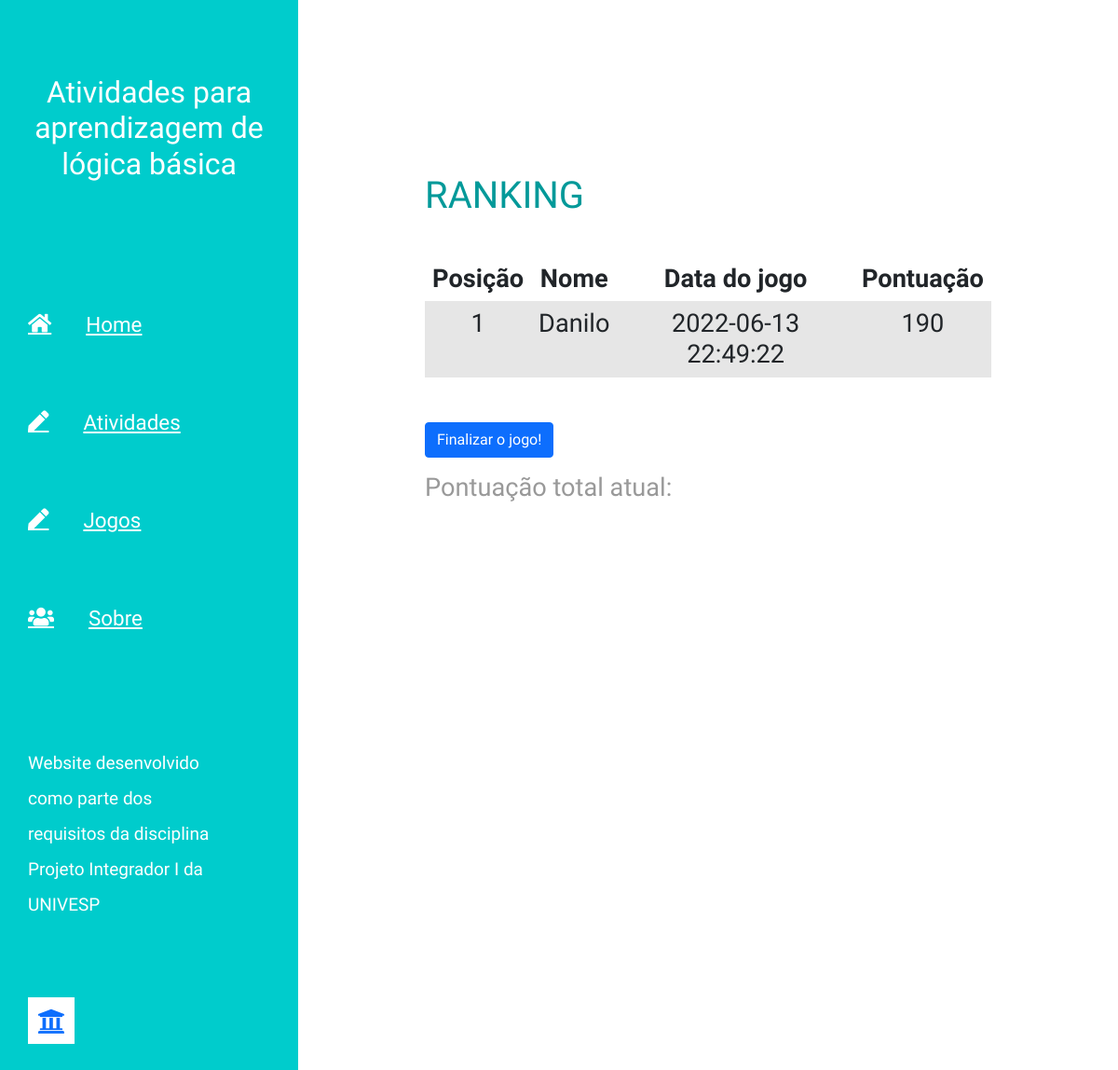
Page /resultados on the earlier database version.
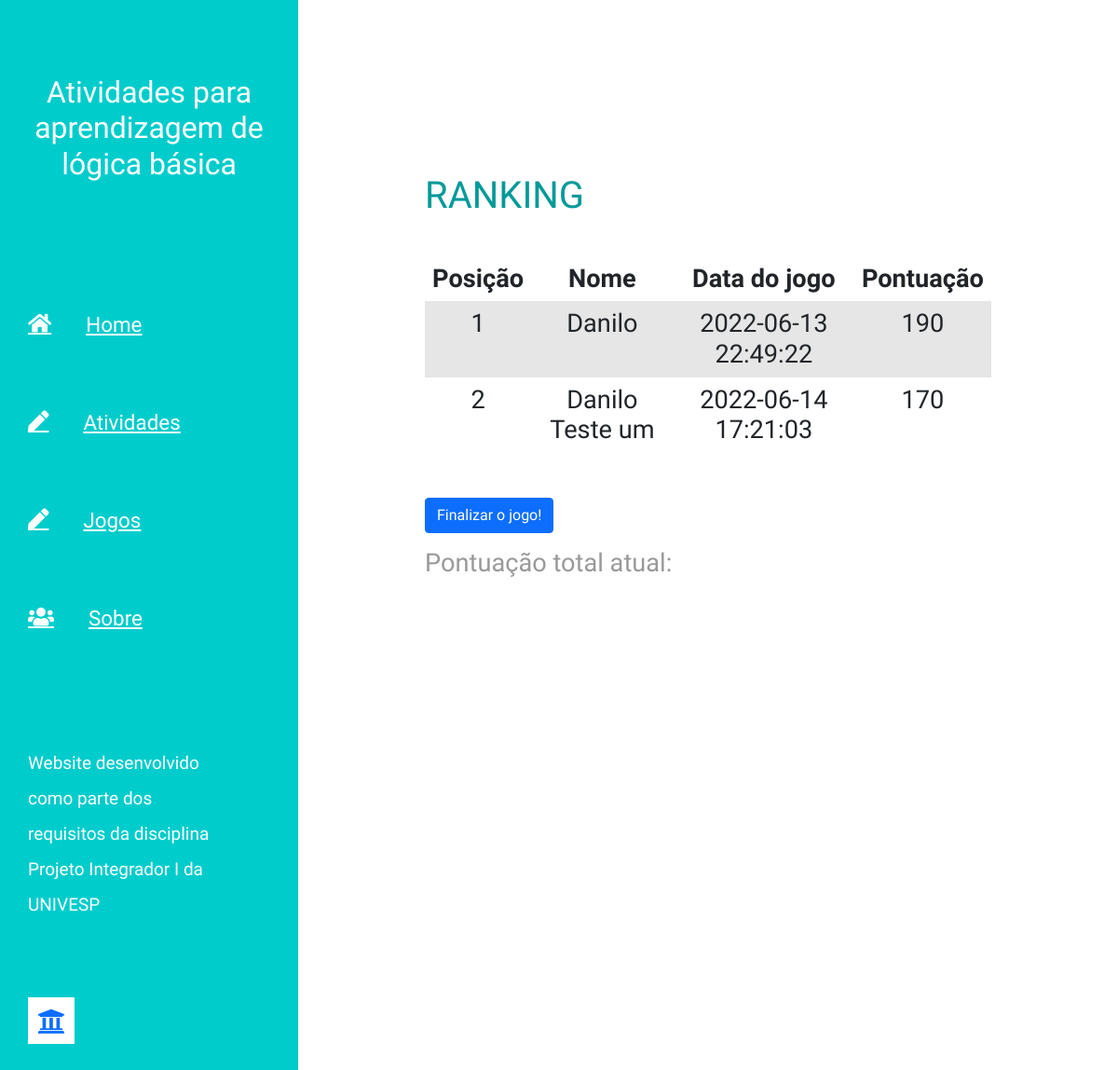
Same page on the later database version.
### tables this page shows
CREATE TABLE ranking (
    id INTEGER PRIMARY KEY AUTOINCREMENT,
    created TIMESTAMP NOT NULL DEFAULT CURRENT_TIMESTAMP,
    apelido VARCHAR(255) NOT NULL,
    pontuacao INTEGER NOT NULL
);

### app.py (the view)
@app.route('/resultados', methods=('GET', 'POST'))
def resultados():
    if request.method == 'POST':
        title = request.form['resposta']
        if title == "Fim":
            return redirect(url_for('index'))
        else:
            return redirect(url_for('index'))
    rows = ranking()
    return render_template('resultados.html', rows = rows)

### app.py (called while the page is built)
def ranking():
    connection = sqlite3.connect('meusTestesDanilo.db')
    with open('meusTestesDanilo.sql') as f:
        connection.executescript(f.read())
    cur = connection.cursor()
    cur.execute("SELECT * FROM ranking ORDER BY pontuacao DESC;")
    rows = cur.fetchall()
    connection.commit()
    connection.close()
    return rows

### templates/resultados.html (shortened to what this page needs)
{% extends 'base.html' %}
{% block content %}
<h1>{% block title %} RANKING {% endblock %}</h1>
<br>
    <table class="table table-striped table-responsive table-borderless">
        <thead class="thead-default">
            <tr>
                <th>Posição </th>
                <th>Nome</th>
                <th>Data do jogo </th>
                <th>Pontuação </th>
            </tr>
        </thead>
        <tbody>
    {% for row in rows %}
                <tr>
                    <td>{{ loop.index }}</td>
                    <td>{{ row[2] }} </td>
                    <td>{{ row[1] }}</td>
                    <td>{{ row[3] }}</td>
                </tr>
    {% endfor %}
        </tbody>
    </table>
<br>
<form method="post">
    <div class="form-group">
        <button type="number" class="btn btn-primary">Finalizar o jogo!</button>
    </div>
</form>
<p>Pontuação total atual: {{pontuacao}} </p>
{% endblock %}

### templates/base.html (shortened to what this page needs)
<!doctype html>
<html lang="en">
  <head>
    <link rel="stylesheet" href="static/fontawesome/css/all.min.css">
    <link href="static/css/bootstrap.min.css" rel="stylesheet">
    <link href="static/css/bootstrap.css" rel="stylesheet">
    <link href="static/css/templatemo-xtra-blog.css" rel="stylesheet">
  </head>
  <body>
    <header class="tm-header" id="tm-header">
        <div class="tm-header-wrapper">
            <div class="tm-site-header">
                <h2 class="text-center"> Atividades para aprendizagem de lógica básica</h2>
            </div>
            <nav class="tm-nav" id="tm-nav">
                <ul>
                    <li class="tm-nav-item"><a href="index.html" class="tm-nav-link">
                        <i class="fas fa-home"></i>
                        Home
                    </a></li>
                    <li class="tm-nav-item"><a href="Apresentacao" class="tm-nav-link">
                        <i class="fas fa-pen"></i>
                        Atividades
                    </a></li>
                    <li class="tm-nav-item"><a href="jogos.html" class="tm-nav-link">
                        <i class="fas fa-pen"></i>
                        Jogos
                    </a></li>
                    <li class="tm-nav-item"><a href="about.html" class="tm-nav-link">
                        <i class="fas fa-users"></i>
                        Sobre
                    </a></li>
                </ul>
            </nav>
            <p class="tm-mb-80 pr-5 text-white">
                Website desenvolvido como parte dos requisitos da disciplina Projeto Integrador I da UNIVESP
            <div class="tm-mb-65">
                <a rel="nofollow" href="https://univesp.br/" class="tm-social-link">
                    <i class="fa fa-university fa-lg" aria-hidden="true"></i>
                </a>
            </div>
            </p>
        </div>
    </header>
    <div class="container-fluid">
        <main class="tm-main">
            <div class="row tm-row">
                <article class="col-12">
                    <h4 class="tm-pt-30 tm-color-primary tm-post-title">
                    </h4>
                </article>
                <article class="col-12">
                        <h2 class="tm-pt-30 tm-color-primary tm-post-title">
                        </h2>
                </article>
                <article class="col-12">
                        <h2 class="tm-pt-30 tm-color-primary tm-post-title">
                            <div class="container">
                                {% block content %} {% endblock %}
                            </div>
                        </h2>
                </article>
            </div>
        </main>
    </div>
  </body>
</html>

### static/css/templatemo-xtra-blog.css (style rules this page uses)
html { overflow-x: hidden; }
body { margin: 0; padding: 0; font-family: 'Source Sans Pro', sans-serif; font-size: 19px; line-height: 2em; overflow-x: hidden; }
p, span { color: #999; }
.tm-header { background-color: #0CC; color: white; position: fixed; top: 0; left: 0; bottom: 0; z-index: 100; width: 400px; overflow-y: visible; }
.tm-header-wrapper { overflow-y: scroll; scrollbar-width: none; -ms-overflow-style: none; padding: 30px; width: 100%; height: 100%; }
.tm-site-header { margin-top: 50px; margin-bottom: 115px; }
.tm-main { margin-left: 400px; padding: 80px 100px 25px; }
.tm-row { max-width: 980px; justify-content: space-between; }
.tm-nav { margin-bottom: 100px; }
.tm-nav-item { list-style: none; margin-bottom: 30px; }
.tm-nav-link { color: white; background-color: transparent; height: 75px; width: 100%; max-width: 300px; display: flex; align-items: center; font-size: 1.4rem; padding: 30px; }
.tm-nav ul { position: relative; }
.tm-nav-link i { margin-right: 37px; }
ul { margin: 0; padding: 0; }
.tm-nav { margin-left: -30px; }
.tm-social-link { display: inline-block; background-color: white; font-size: 1.4rem; width: 50px; height: 50px; text-align: center; padding-top: 8px; margin-right: 15px; margin-bottom: 15px; }
.tm-post-title { font-size: 1.7rem; transition: all 0.3s ease; }
.tm-pt-30 { padding-top: 30px; }
.tm-mb-65 { margin-bottom: 65px; }
.tm-mb-80 { margin-bottom: 80px; }
.tm-color-primary, span.tm-color-primary { color: #099; }
@media (max-width: 1540px) { .tm-header { width: 320px; } }
@media (max-width: 1540px) { .tm-main { margin-left: 320px; width: calc(100% - 320px); } }
@media (max-width: 1288px) { .tm-social-link { margin-right: 10px; } }

Differences in the rows shown:
added ranking: apelido "Danilo Teste um", created "2022-06-14 17:21:03", pontuacao "170"
